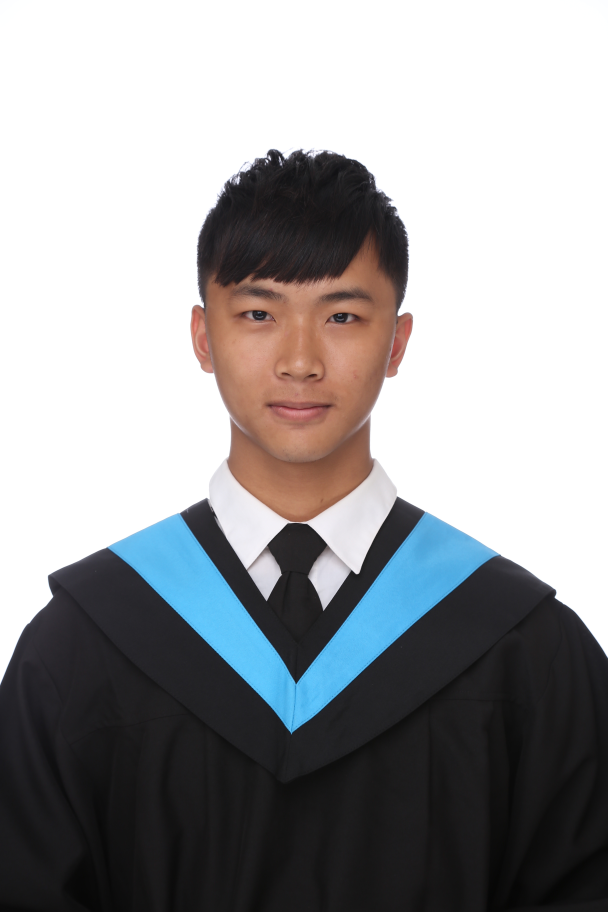
#> input picture nose_ws/src/Dlib_detection/0610818-1.jpg, 2432 x 3648 px (shown at 1/4 size)
$ python Dlib_detection_2_opencv.py
#> lines starting #> are read from the running program, lines starting #| are printed output that depends on the picture
import numpy as np
import cv2

# Load the image and resize it to reduce detection time and improve detection accuracy
image = cv2.imread("0610818-1.jpg")
#> image is the input picture: shape (3648, 2432, 3); mean B, G, R 156.9, 155.1, 154.8
image = cv2.resize(image, (600, int(image.shape[0]*600/image.shape[1])))
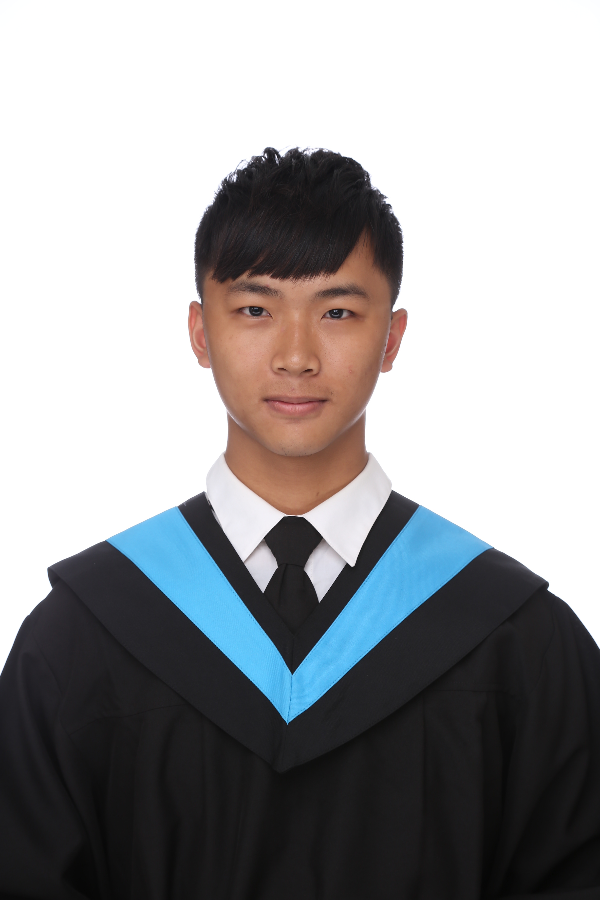
#> image: shape (900, 600, 3); mean B, G, R 156.9, 155.1, 154.7

image_copy = image.copy()

# Initialize the Histogram of Oriented Gradients descriptor
hog = cv2.HOGDescriptor()

# Set SVM detector and load the built-in pedestrian detector
hog.setSVMDetector(cv2.HOGDescriptor_getDefaultPeopleDetector())

# Set the parameter of descriptor and return the detection results
(rects, weights) = hog.detectMultiScale(image, winStride=(4,4), padding=(8,8),
                                        scale=1.05)
#> rects = (); weights = ()

# Loop over every bounding box and draw a rectangle around all pedestrians
for (x, y, w, h) in rects:
    cv2.rectangle(image_copy, (x,y), (x+w,y+h), (0,0,255), 2)
#> this loop made 0 passes

# Apply non-maximum suppression to the bounding boxes using a fairly large overlapThresh
# to try to maintain overlapping boxes that are still people
rects = np.array([[x,y,x+w,y+h] for (x,y,w,h) in rects])
#> rects = empty array
print(rects)
# pick = non_maximum_suppression_fast(rects, overlapThresh=0.5)

# draw the final bounding boxes
for (x1, y1, x2, y2) in rects:
    cv2.rectangle(image, (x1,y1), (x2,y2), (0,255,0), 2)
    print('the coordinates are ' + x1 + y1 + x2 + y2)


# Show the final result
print('hihi')
cv2.imshow("Before NMS", image_copy)
cv2.imshow("After NMS", image)
cv2.waitKey(0)
cv2.destroyAllWindows()

# Save the result
cv2.imwrite("Before NMS.jpg", image_copy)
cv2.imwrite("After NMS.jpg", image)
